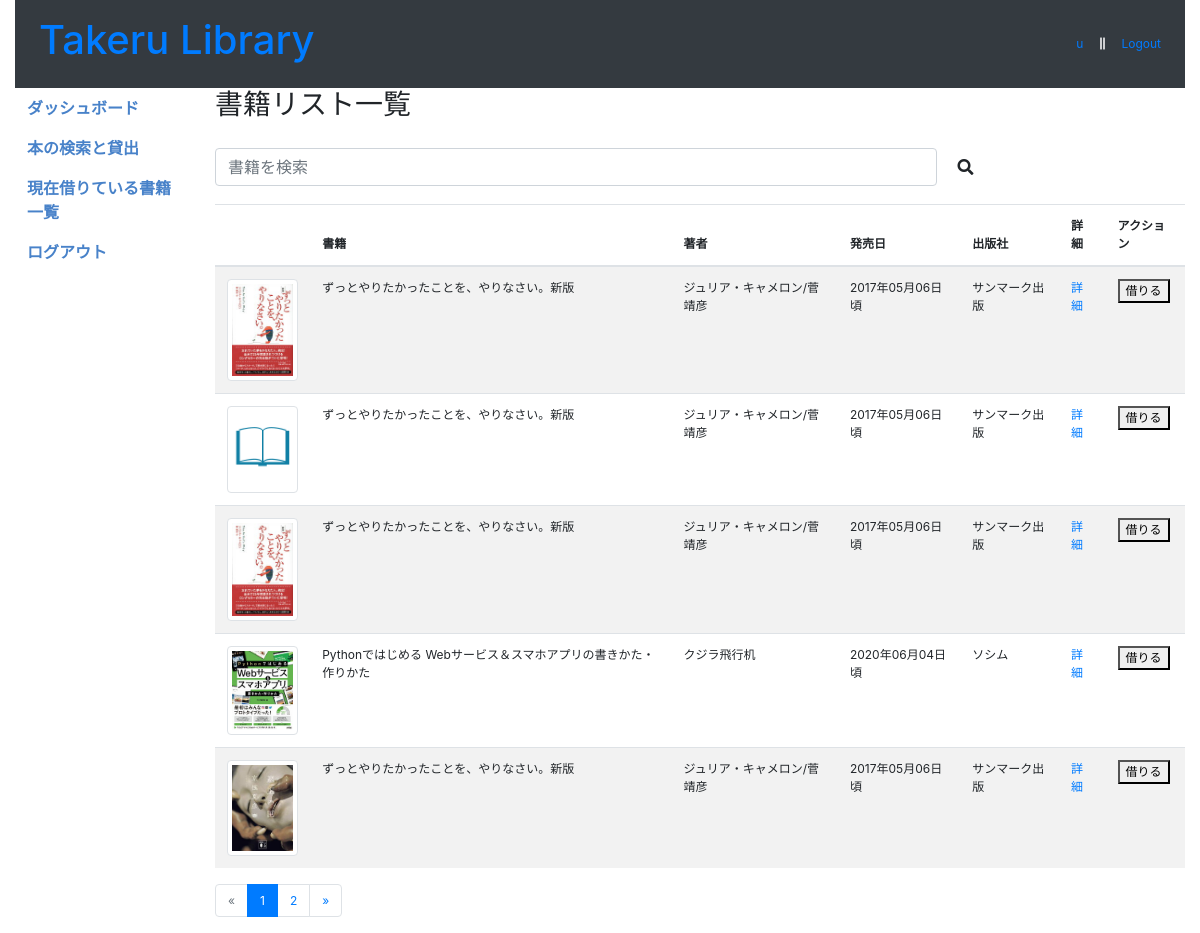
Screenshot of /user_books (signed in) with the database file from the repository.
### models.py (models this page shows, shortened)
class User(UserMixin,db.Model):
    __tablename__ = 'user'
    id = Column(Integer, primary_key=True)
    name = Column(String, nullable=True)
    email = Column(String, nullable=True)
    password = Column(String, nullable=True)
    borrow_books = relationship("BorrowBook", back_populates="user", cascade="all, delete, delete-orphan")
    history_books = relationship('BorrowHistory',back_populates='user', cascade="all, delete, delete-orphan")
    failed_login_attempts = db.Column(db.Integer, default=0)
    locked_until = db.Column(db.DateTime)
    is_active = db.Column(db.Boolean, default=True)
    @property
    def is_authenticated(self):
        return True

class Book(db.Model):
    __tablename__ = 'book'
    bookid = Column(Integer, primary_key=True, autoincrement=True)
    picture = Column(String, nullable=True)
    name = Column(Text , nullable=True)
    detail = Column(Text, nullable=True)
    author = Column(Text)
    release_date = Column(Text)
    publisher = Column(Text)
    genre = Column(Text)
    status = Column(Text,nullable=True,default='lending')
    added_on = Column(DateTime, default=datetime.utcnow, nullable=True)
    updated_on = Column(DateTime, default=datetime.utcnow, nullable=True)
    borrow_books = relationship("BorrowBook", back_populates="book", cascade="all, delete, delete-orphan")
    history_books = relationship('BorrowHistory',back_populates='book', cascade="all, delete, delete-orphan")

### app.py (the view)
@app.route("/user_books", methods=['GET','POST'])
@user_required
def user_books():
    page, per_page, offset = get_page_args(page_parameter='page',per_page_parameter='per_page',per_page=5)
    total = Book.query.count()
    books = Book.query.order_by(Book.bookid.desc()).offset(offset).limit(per_page).all()
    pagination = Pagination(page=page, per_page=per_page, total=total, css_framework='bootstrap4')
    return render_template("user_books.html", books=books, pagination=pagination)

### app.py (called while the page is built)
@login_manager.user_loader
def load_user(id):
    if 'user_type' in session:
        if session['user_type'] == 'admin':
            return Admin.query.get(int(id))
    return User.query.get(int(id))

def user_required(f):
    @wraps(f)
    @login_required
    def decorated_function(*args, **kwargs):
        if 'user_type' not in session or session['user_type'] != 'user':
            flash('このページは一般ユーザーのみアクセス可能です。', 'danger')
            return redirect(url_for('login'))
        return f(*args, **kwargs)
    return decorated_function

### templates/user_books.html (shortened to what this page needs)
{% include 'header.html' %}
<body>
    <div class="container-fluid" id="main">
        {% include 'user_top_menus.html' %}
        <div class="row row-offcanvas row-offcanvas-left">
            {% include 'user_left_menus.html' %}
            <div class="col-md-9 col-lg-10 main">
                <h3>書籍リスト一覧</h3>
                <br>
                <div class="d-flex justify-content-end">
                    <div class="flex-grow-1 mr-2">
                        <form action="{{ url_for('user_search_books') }}" class="form-inline">
                            <input type="text" name="q" class="form-control w-75 mr-sm-2" placeholder="書籍を検索">
                            <button type="submit" class="btn btn-default">
                                <i class="fas fa-search"></i>
                            </button>
                        </form>
                    </div>
                </div>
                <br>
                <table class="table table-striped">
                    <thead>
                        <tr>
                            <th></th>
                            <th>書籍</th>
                            <th>著者</th>
                            <th>発売日</th>
                            <th>出版社</th>
                            <th>詳細</th>
                            <th>アクション</th>
                        </tr>
                    </thead>
                    <tbody>
                        {% for book in books %}
                            <tr>
                                <td>
                                    {% if book.picture %}
                                        <img src="{{ url_for('static', filename='uploads/' + book.picture) }}" alt="Current book picture" class="img-thumbnail" width="80" height="90">
                                        {% else %}
                                        <img src="{{ url_for('static', filename='uploads/default.jpg') }}" alt="Current book picture" class="img-thumbnail" width="80" height="90">
                                        {% endif %}
                                </td>
                                <td>{{book.name}}</td>
                                <td>{{book.author}}</td>
                                <td>{{book.release_date}}</td>
                                <td>{{book.publisher}}</td>
                                <td><a href="/user_book_detail/{{book.bookid}}">詳細</a></td>
                                <td>
                                  {% if book.status == 'lending' %}
                                    <form action="/book_borrow/{{book.bookid}}">
                                      <button>借りる</button>
                                    </form>
                                  {% else %}
                                    <p>貸出中</p>
                                  {% endif %}
                                </td>
                            </tr>
                        {% endfor %}
                    </tbody>
                </table>
                {{ pagination.links }}
            </div>
        </div>
    </div>
</body>
</html>

### templates/header.html (shortened to what this page needs)
<!DOCTYPE html>
<html lang="en">
<head>
  <link href="//maxcdn.bootstrapcdn.com/bootstrap/4.1.1/css/bootstrap.min.css" rel="stylesheet" id="bootstrap-css">
  <link rel="stylesheet" href="https://cdn.jsdelivr.net/npm/bootstrap@4.6.1/dist/css/bootstrap.min.css">
  <link rel= "stylesheet" type= "text/css" href= "{{ url_for('static',filename='style/dashboard.css') }}">
  <link href="https://cdnjs.cloudflare.com/ajax/libs/font-awesome/5.15.1/css/all.min.css" rel="stylesheet">
</head>

### templates/user_top_menus.html
<nav class="navbar navbar-expand-sm bg-dark">
  <div class="navbar-collapse collapse" id="collapsingNavbar">
    <ul class="navbar-nav">
      <li class="nav-item active">
        <h1><a class="nav-link" href="#">Takeru Library<span class="sr-only">LMS</span></a></h1>
      </li>
    </ul>
<ul class="navbar-nav ml-auto">
  {% if current_user.is_authenticated %}
    <li class="nav-item">
      <a class="nav-link" href="#">{{ current_user.name }}</a>
    </li>
    <li class="nav-item">
      <span class="nav-link"><i class="fas fa-grip-lines-vertical" style="color: white;"></i></span>
    </li>
    <li class="nav-item">
      <a class="nav-link" href="{{ url_for('logout') }}">Logout</a>
    </li>
  {% else %}
    <li class="nav-item">
      <a class="nav-link" href="{{ url_for('login') }}">Login</a>
    </li>
  {% endif %}
</ul>
</nav>

### templates/user_left_menus.html (shortened to what this page needs)
<div class="col-md-3 col-lg-2 sidebar-offcanvas" id="sidebar" role="navigation">
  <ul class="nav flex-column pl-1 leftMenus">
  <li class="nav-item"><a class="nav-link" href="{{ url_for('admin_dashboard') }}"><strong>ダッシュボード</strong></a></li>
  <li class="nav-item"><a class="nav-link" href="{{ url_for('user_books')}}"><strong>本の検索と貸出</strong></a></li>
  <li class="nav-item"><a class="nav-link" href="{{ url_for('books_borrowing', id=current_user.id) }}"><strong>現在借りている書籍一覧</strong></a></li>
  <li class="nav-item"><a class="nav-link" href="{{ url_for('logout') }}"><strong>ログアウト</strong></a></li>
  </ul>
  </div>

### static/style/dashboard.css (style rules this page uses)
body { font-size:12px; }
.leftMenus a { font-size:16px; color:#4882c9; }

### templates/user_left_menus.html (style rules this page uses)
.nav-link { display:block; padding: 8px; }

### rows the page displays
User: name "u"
Book: picture (picture), name "ずっとやりたかったことを、やりなさい。新版", author "ジュリア・キャメロン/菅靖彦", release_date "2017年05月06日頃", publisher "サンマーク出版"
Book: picture (placeholder picture), name "ずっとやりたかったことを、やりなさい。新版", author "ジュリア・キャメロン/菅靖彦", release_date "2017年05月06日頃", publisher "サンマーク出版"
Book: picture (picture), name "ずっとやりたかったことを、やりなさい。新版", author "ジュリア・キャメロン/菅靖彦", release_date "2017年05月06日頃", publisher "サンマーク出版"
Book: picture (picture), name "Pythonではじめる Webサービス＆スマホアプリの書きかた・作りかた", author "クジラ飛行机", release_date "2020年06月04日頃", publisher "ソシム"
Book: picture (picture), name "ずっとやりたかったことを、やりなさい。新版", author "ジュリア・キャメロン/菅靖彦", release_date "2017年05月06日頃", publisher "サンマーク出版"

### other values shown
{{ pagination.links }} "« 1 2 »"
